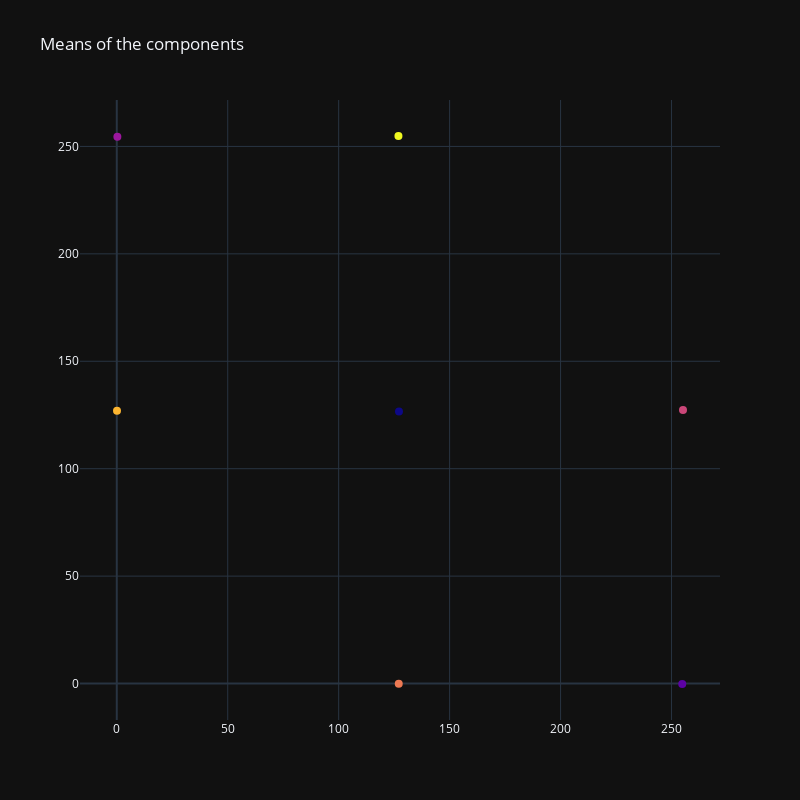

Source (notebook cell):
### Code cell
# Plotting the means of the components
fig = go.Figure()
fig.update_layout(title='Means of the components', template='plotly_dark', width=800, height=800)
fig.add_trace(go.Scatter(x=gmm.means_[:,0], y=gmm.means_[:,1], mode='markers', marker=dict(color=[i for i in range(1,8)], size=8)))
fig.show()

### Figure 1 — Plotly figure (JSON) as saved in the notebook; plotly's stock layout.template omitted (floating-point values rounded to 4 significant figures)
{"data": [{"marker": {"color": [1, 2, 3, 4, 5, 6, 7], "size": 8}, "mode": "markers", "x": [127.2, 254.8, 0.2674, 255.2, 127.1, 0.09959, 126.9], "y": [126.6, -0.2086, 254.5, 127.4, -0.08446, 126.9, 254.9], "type": "scatter"}], "layout": {"title": {"text": "Means of the components"}, "width": 800, "height": 800}}
